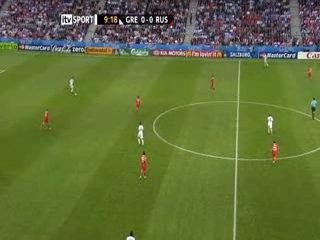
#> input picture pic/img7.jpeg, 320 x 240 px
$ python dominant_color.py
#> lines starting #> are read from the running program, lines starting #| are printed output that depends on the picture
import cv2
import numpy as np
import matplotlib.pyplot as plt
from sklearn.cluster import KMeans


def find_histogram(clt):
    """
    create a histogram with k clusters
    :param: clt
    :return:hist
    """
    numLabels = np.arange(0, len(np.unique(clt.labels_)) + 1)
    (hist, _) = np.histogram(clt.labels_, bins=numLabels)

    hist = hist.astype("float")
    hist /= hist.sum()

    return hist
"""
def plot_colors(hist, cent):
    start = 0
    end = 0
    myRect = np.zeros((50, 300, 3), dtype="uint8")
    tmp = hist[0]
    tmpC = cent[0]
    for (percent, color) in zip(hist, cent):
        if(percent > tmp):
            tmp = percent
            tmpC = color
    end = start + (tmp * 300) # try to fit my rectangle 50*300 shape
    cv2.rectangle(myRect, (int(start), 0), (int(end), 50),
                  tmpC.astype("uint8").tolist(), -1)
    start = end
    #rest will be black. Convert to black
    for (percent,color) in zip(hist, cent):
        end = start + (percent * 300)  # try to fit my rectangle 50*300 shape
        if(percent != tmp):
            color = [0, 0, 0]
            cv2.rectangle(myRect, (int(start), 0), (int(end), 50),
                      color, -1) #draw in a rectangle
            start = end

    return myRect

"""
def plot_colors2(hist, centroids):
    bar = np.zeros((50, 300, 3), dtype="uint8")
    startX = 0

    for (percent, color) in zip(hist, centroids):
        # plot the relative percentage of each cluster
        endX = startX + (percent * 300)
        cv2.rectangle(bar, (int(startX), 0), (int(endX), 50),
                      color.astype("uint8").tolist(), -1)
        startX = endX

    # return the bar chart
    return bar

img = cv2.imread("pic/img7.jpeg")
#> img is the input picture: shape (240, 320, 3); mean B, G, R 56, 111.7, 95.9
img = cv2.cvtColor(img, cv2.COLOR_BGR2RGB)

img = img.reshape((img.shape[0] * img.shape[1],3)) #represent as row*column,channel number
clt = KMeans(n_clusters=3) #cluster number
clt.fit(img)

hist = find_histogram(clt)
bar = plot_colors2(hist, clt.cluster_centers_)
#> after the loop in plot_colors2, `for (percent, color) in zip(hist, centroids):`:
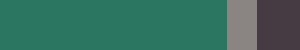
#> bar: shape (50, 300, 3); mean of channels 0, 1, 2 95.2, 111, 55.6; drawn as B, G, R

plt.axis("off")
plt.imshow(bar)
plt.show()

$ run again, with pic/img1.jpeg copied over pic/img7.jpeg
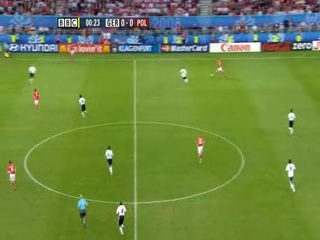
#> input picture pic/img1.jpeg, 320 x 240 px
#> img is the input picture: shape (240, 320, 3); mean B, G, R 66.6, 133.9, 109.2
#> after the loop in plot_colors2, `for (percent, color) in zip(hist, centroids):`:
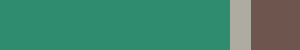
#> bar: shape (50, 300, 3); mean of channels 0, 1, 2 108.9, 133.2, 66.2; drawn as B, G, R

$ run again, with pic/img10.jpeg copied over pic/img7.jpeg
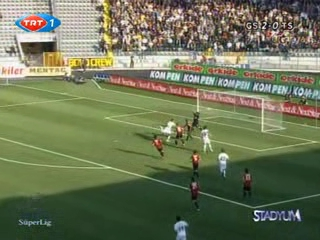
#> input picture pic/img10.jpeg, 320 x 240 px
#> img is the input picture: shape (240, 320, 3); mean B, G, R 87.4, 117, 109.3
#> after the loop in plot_colors2, `for (percent, color) in zip(hist, centroids):`:
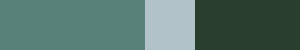
#> bar: shape (50, 300, 3); mean of channels 0, 1, 2 108.4, 116.5, 86.7; drawn as B, G, R

$ run again, with pic/img11.jpeg copied over pic/img7.jpeg
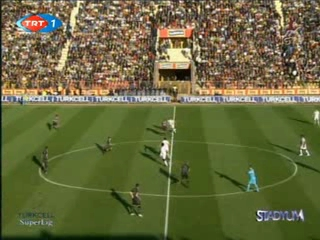
#> input picture pic/img11.jpeg, 320 x 240 px
#> img is the input picture: shape (240, 320, 3); mean B, G, R 62.7, 104.5, 103.1
#> after the loop in plot_colors2, `for (percent, color) in zip(hist, centroids):`:
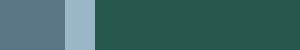
#> bar: shape (50, 300, 3); mean of channels 0, 1, 2 102.3, 104, 61.8; drawn as B, G, R
